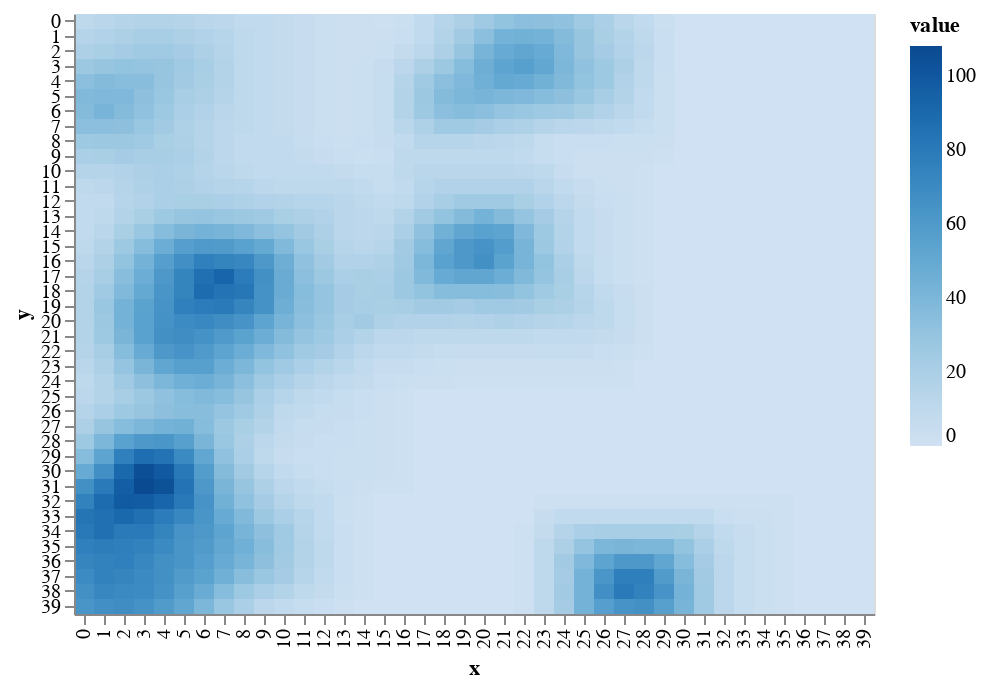

Here is the notebook cell this chart was saved with:
### Code cell
draw.drawRainFall(world.grid_rainfall)

### Figure 1 — Vega-Lite specification as saved in the notebook (floating-point values rounded to 4 significant figures; data arrays with more than 128 entries replaced by an {"elided": "..."} marker saying what was removed)
{"$schema": "https://vega.github.io/schema/vega-lite/v2.6.0.json", "config": {"view": {"height": 300, "width": 400}}, "data": {"name": "data-c78a8dbdfdaf721c8b72e52d8ecc7df3"}, "datasets": {"data-c78a8dbdfdaf721c8b72e52d8ecc7df3": {"elided": "1600 records"}}, "encoding": {"color": {"field": "value", "scale": {"scheme": "blues"}, "type": "quantitative"}, "x": {"field": "x", "type": "ordinal"}, "y": {"field": "y", "type": "ordinal"}}, "mark": "rect"}
